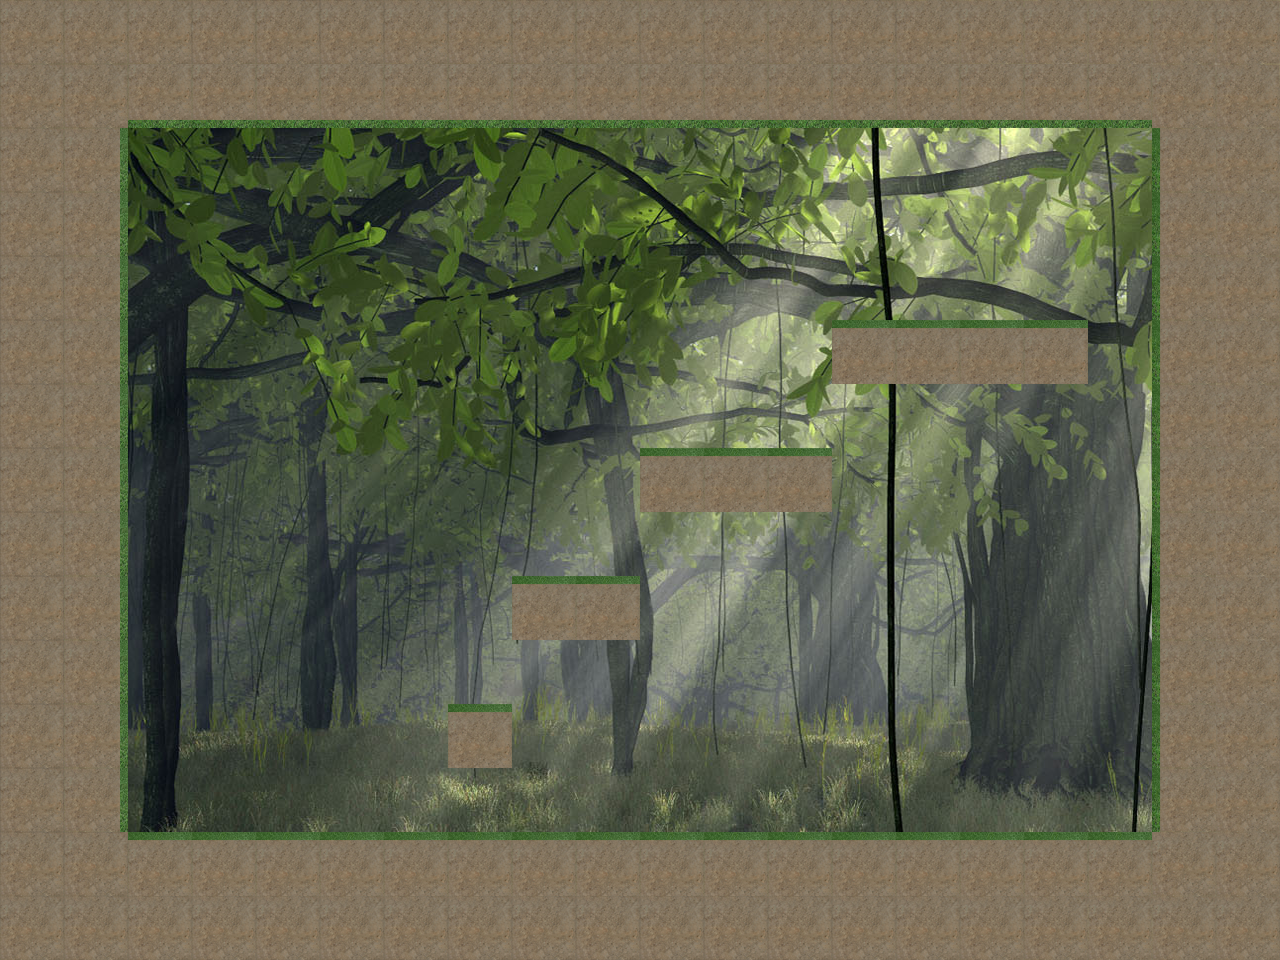

Tiled map render using the project's own tile images. Description and the map definition, with tile-layer contents summarised, below:
An orthogonal 20x15 tile map with 64x64 px tiles, 2 tile layers (NC, C), 1 image layer.

<map version="1.0" orientation="orthogonal" width="20" height="15" tilewidth="64" tileheight="64">
 <tileset firstgid="1" name="tiles" tilewidth="64" tileheight="64">
  <image source="tiles.png" width="256" height="256" />
 </tileset>
 <imagelayer name="Background" width="60" height="40">
  <image source="bg.png" />
  <properties>
   <property name="collidable" value="false" />
   <property name="imageheight" value="768" />
   <property name="imagewidth" value="1024" />
  </properties>
 </imagelayer>
 <layer name="NC" width="20" height="15">
  <properties>
   <property name="collidable" value="false" />
  </properties>
  <data>[300 cells, 300 non-empty, 2 distinct tile ids]</data>
 </layer>
 <layer name="C" width="20" height="15">
  <properties>
   <property name="collidable" value="true" />
  </properties>
  <data>[300 cells, 300 non-empty, 5 distinct tile ids]</data>
 </layer>
</map>